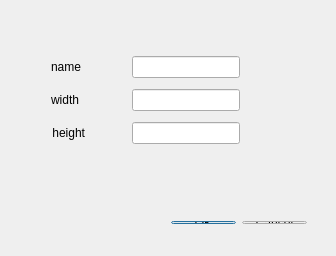
<?xml version="1.0" encoding="UTF-8"?>
<ui version="4.0">
 <class>CompositionDialog</class>
 <widget class="QDialog" name="CompositionDialog">
  <property name="geometry">
   <rect>
    <x>0</x>
    <y>0</y>
    <width>336</width>
    <height>256</height>
   </rect>
  </property>
  <property name="windowTitle">
   <string>CompositionDialog</string>
  </property>
  <widget class="QWidget" name="">
   <property name="geometry">
    <rect>
     <x>160</x>
     <y>210</y>
     <width>158</width>
     <height>25</height>
    </rect>
   </property>
   <layout class="QHBoxLayout" name="buttonlLayout">
    <item>
     <widget class="QPushButton" name="okButton">
      <property name="text">
       <string>OK</string>
      </property>
     </widget>
    </item>
    <item>
     <widget class="QPushButton" name="cancelButton">
      <property name="text">
       <string>Cancel</string>
      </property>
     </widget>
    </item>
   </layout>
  </widget>
  <widget class="QWidget" name="">
   <property name="geometry">
    <rect>
     <x>40</x>
     <y>40</y>
     <width>211</width>
     <height>121</height>
    </rect>
   </property>
   <layout class="QVBoxLayout" name="verticalLayout">
    <item>
     <layout class="QHBoxLayout" name="nameLayout">
      <item>
       <widget class="QLabel" name="nameLabel">
        <property name="text">
         <string>name</string>
        </property>
        <property name="alignment">
         <set>Qt::AlignRight|Qt::AlignTrailing|Qt::AlignVCenter</set>
        </property>
       </widget>
      </item>
      <item>
       <spacer name="horizontalSpacer">
        <property name="orientation">
         <enum>Qt::Horizontal</enum>
        </property>
        <property name="sizeHint" stdset="0">
         <size>
          <width>40</width>
          <height>20</height>
         </size>
        </property>
       </spacer>
      </item>
      <item>
       <widget class="QLineEdit" name="nameEdit"/>
      </item>
     </layout>
    </item>
    <item>
     <layout class="QHBoxLayout" name="widthLayout">
      <item>
       <widget class="QLabel" name="widthLabel">
        <property name="text">
         <string>width</string>
        </property>
        <property name="alignment">
         <set>Qt::AlignRight|Qt::AlignTrailing|Qt::AlignVCenter</set>
        </property>
       </widget>
      </item>
      <item>
       <spacer name="horizontalSpacer_2">
        <property name="orientation">
         <enum>Qt::Horizontal</enum>
        </property>
        <property name="sizeHint" stdset="0">
         <size>
          <width>40</width>
          <height>20</height>
         </size>
        </property>
       </spacer>
      </item>
      <item>
       <widget class="QLineEdit" name="widthEdit"/>
      </item>
     </layout>
    </item>
    <item>
     <layout class="QHBoxLayout" name="heightLayout">
      <item>
       <widget class="QLabel" name="heightLabel">
        <property name="text">
         <string>height</string>
        </property>
        <property name="alignment">
         <set>Qt::AlignRight|Qt::AlignTrailing|Qt::AlignVCenter</set>
        </property>
       </widget>
      </item>
      <item>
       <spacer name="horizontalSpacer_3">
        <property name="orientation">
         <enum>Qt::Horizontal</enum>
        </property>
        <property name="sizeHint" stdset="0">
         <size>
          <width>40</width>
          <height>20</height>
         </size>
        </property>
       </spacer>
      </item>
      <item>
       <widget class="QLineEdit" name="heightEdit"/>
      </item>
     </layout>
    </item>
   </layout>
  </widget>
 </widget>
 <layoutdefault spacing="6" margin="11"/>
 <resources/>
 <connections/>
</ui>
